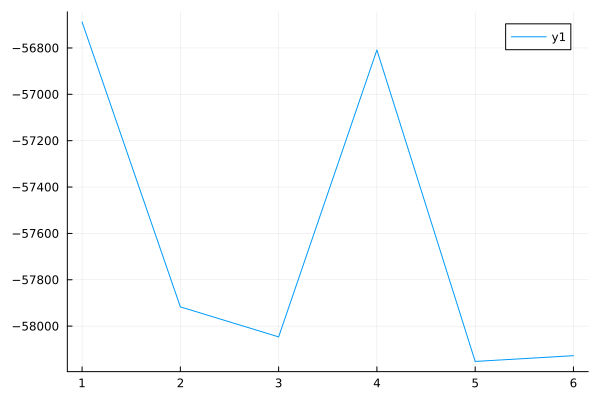

Recreate this plot in Julia.
using Random
using StatsBase
using Distributions
using StatsPlots
using StatsFuns
using Logging

using Turing
using CSV
using DataFrames
using Optim

using MCMCDiagnosticTools
using Serialization
using LinearAlgebra
using ParetoSmooth
using Plots

NUM_SENTENCES = 205
NUM_PARTICIPANTS = 24
NUM_WORDS = 1931
NUM_TYPES = 2
NUM_ERP = 6 # ELAN, LAN, N400, EPNP, P600, PNP
@model function model(participant,word,surprisal,tags,PCA)
  a_w_s ~ filldist(Normal(0,1),NUM_TYPES)
  b_w_s ~ filldist(Normal(0,0.5),NUM_TYPES)
  a_w   = a_w_s[tags.+1]
  b_w   = b_w_s[tags.+1]

  a_p_s ~ filldist(Normal(0,1),NUM_PARTICIPANTS)
  b_p_s ~ filldist(Normal(0,0.5),NUM_PARTICIPANTS)
  a_p   = a_p_s[participant.+1]
  b_p   = b_p_s[participant.+1]

  a_e ~ Normal(0,1)
  b_e ~ Normal(0,0.5)

  μ = @. a_w + a_p + a_e + ((b_w + b_p + b_e) * surprisal)

  σ ~ truncated(Cauchy(0., 20.); lower = 0)

  for i in eachindex(PCA)
    PCA[i] ~ Normal(μ[i],σ)
    end
end

df   = CSV.read("../../input/dfICANorm.csv", DataFrame)
df_modified_1 = subset(df, :Participant => ByRow(<(NUM_PARTICIPANTS)))
df_modified = subset(df_modified_1, :Word => ByRow(<(NUM_WORDS)))
dfPCA = df_modified[:, [:PC_1, :PC_2, :PC_3, :PC_4, :PC_5, :PC_6]]

chain = deserialize("output/out1.jls")
mod   = model(df_modified.Participant,df_modified.Word,df_modified.Surprisal,df_modified.Tags,dfPCA[:,1])
ps1   = psis_loo(mod,chain)

chain = deserialize("output/out2.jls")
mod   = model(df_modified.Participant,df_modified.Word,df_modified.Surprisal,df_modified.Tags,dfPCA[:,2])
ps2   = psis_loo(mod,chain)

chain = deserialize("output/out3.jls")
mod   = model(df_modified.Participant,df_modified.Word,df_modified.Surprisal,df_modified.Tags,dfPCA[:,3])
ps3   = psis_loo(mod,chain)

chain = deserialize("output/out4.jls")
mod   = model(df_modified.Participant,df_modified.Word,df_modified.Surprisal,df_modified.Tags,dfPCA[:,4])
ps4   = psis_loo(mod,chain)

chain = deserialize("output/out5.jls")
mod   = model(df_modified.Participant,df_modified.Word,df_modified.Surprisal,df_modified.Tags,dfPCA[:,5])
ps5   = psis_loo(mod,chain)

chain = deserialize("output/out6.jls")
mod   = model(df_modified.Participant,df_modified.Word,df_modified.Surprisal,df_modified.Tags,dfPCA[:,6])
ps6   = psis_loo(mod,chain)

Plots.plot(1:6,[[ps1.estimates[1],ps2.estimates[1],ps3.estimates[1],ps4.estimates[1],ps5.estimates[1],ps6.estimates[1]]])
